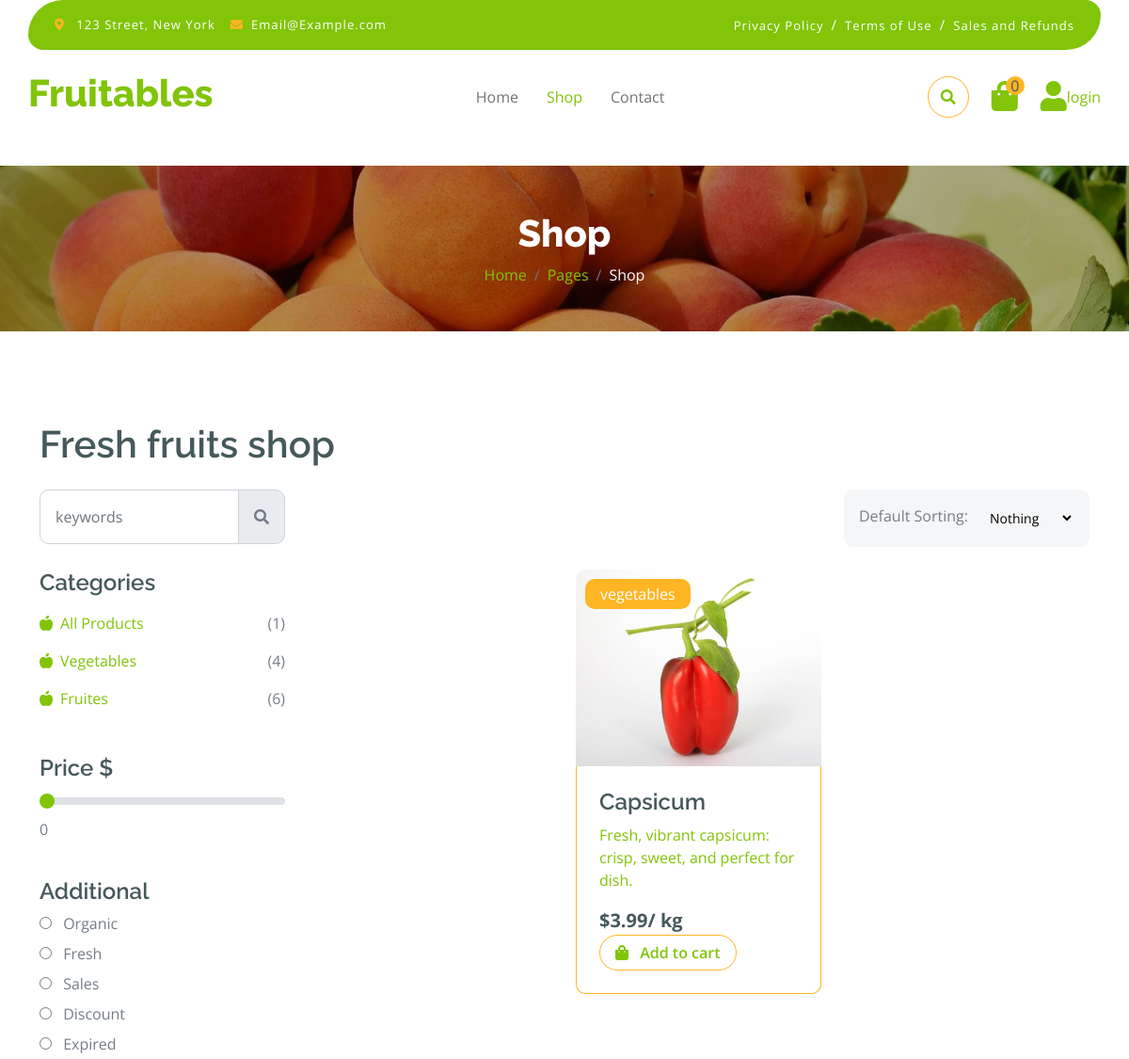
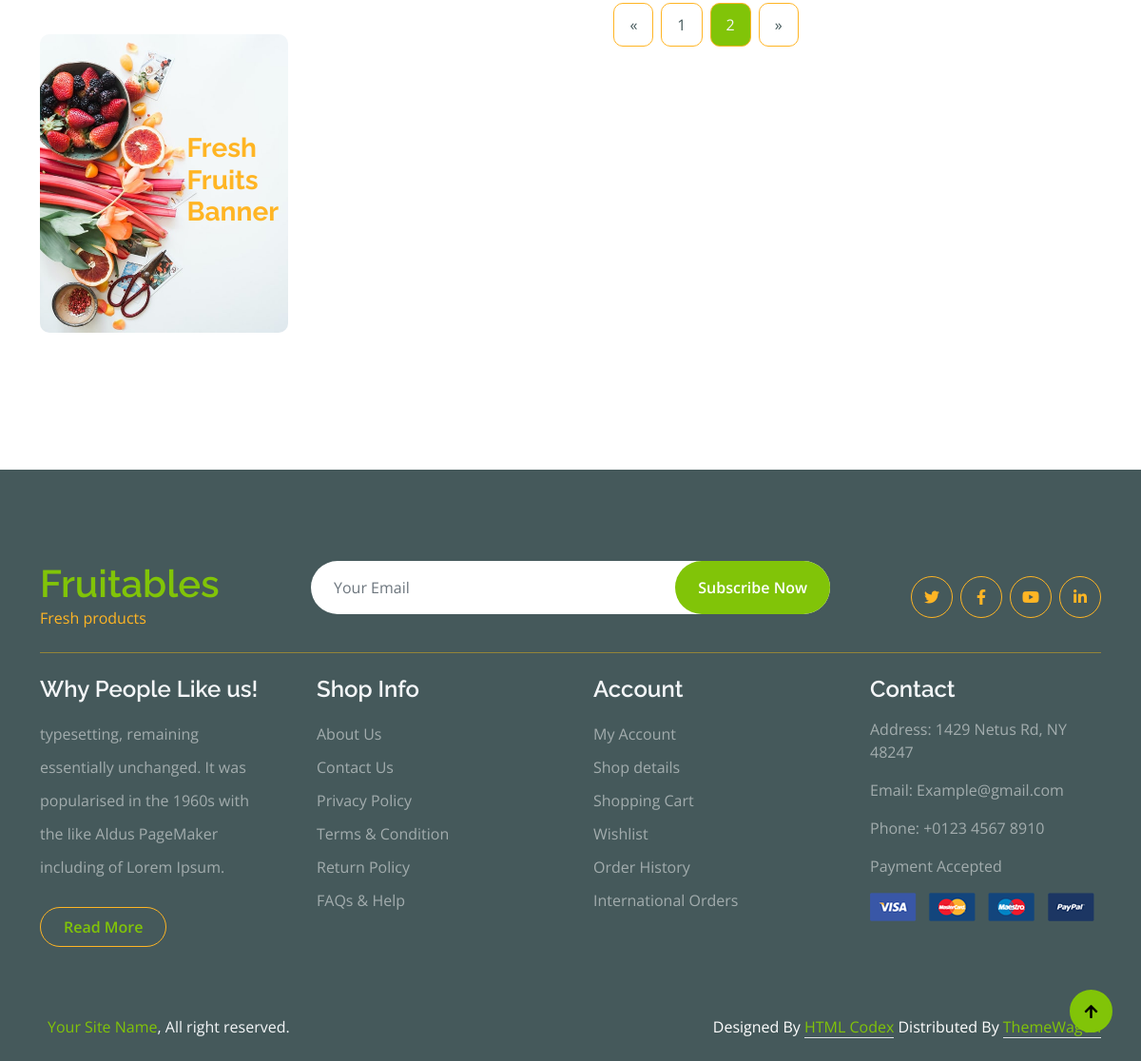
Screenshot of /shop?page=2 with the database file from the repository (2 pictures, top to bottom).
### shop/models.py (models this page shows, shortened)
class Product(models.Model):
    title = models.CharField(max_length=100)
    description = models.CharField(max_length=300)
    price = models.FloatField()
    image = models.ImageField(upload_to='images/')
    card_image = models.ImageField(upload_to='images/', null=True)
    category = models.CharField(choices=choices, default='fruits', max_length=10, null=True)

### shop/views.py (the view, shortened to what this page needs)
# urls.py: path('', include('shop.urls')),
def shop(request):
    context = {}
    prices = ['1', '2', '3', '4', '5', '6','7', '8', '9', '10']
    search_post = request.GET.get('search')
    sort_product = request.GET.get('sort')
    if search_post:
        products = Product.objects.filter(Q(title__icontains=search_post) | Q(description__icontains=search_post))
    else:
        products = Product.objects.all()
    fruite_count = Product.objects.filter(category='fruits').count()
    vegetable_count = Product.objects.filter(category='vegetables').count()
    paginator = Paginator(products, 9)
    page_number = request.GET.get('page')
    page_obj = paginator.get_page(page_number)
    context = {'products': page_obj, 'fruite_count': fruite_count, 'vegetable_count': vegetable_count}
    if request.user.is_authenticated:
        cart,created = Cart.objects.get_or_create(user=request.user)
        cart_items = cartItem.objects.filter(cart=cart).all()
        context['cart_count'] = cart_items.count()
    return render(request, 'shop/shop.html', context=context)

### shop/templates/shop/shop.html (shortened to what this page needs)
{% load static %}
<!DOCTYPE html>
<html lang="en">
{% include 'shop/head.html'%}
   <body>
        {% include 'shop/navbar.html'%}
        <div class="container-fluid page-header py-5">
            <h1 class="text-center text-white display-6">Shop</h1>
            <ol class="breadcrumb justify-content-center mb-0">
                <li class="breadcrumb-item"><a href="#">Home</a></li>
                <li class="breadcrumb-item"><a href="#">Pages</a></li>
                <li class="breadcrumb-item active text-white">Shop</li>
            </ol>
        </div>
        <div class="container-fluid fruite py-5">
            <div class="container py-5">
                <h1 class="mb-4">Fresh fruits shop</h1>
                <div class="row g-4">
                    <div class="col-lg-12">
                        <div class="row g-4">
                            <div class="col-xl-3">
                                <form action="{% url "shop" %}">
                                    <div class="input-group w-100 mx-auto d-flex">
                                        <input name='search' type="search" class="form-control p-3" placeholder="keywords" aria-describedby="search-icon-1">
                                        <button type="submit" id="search-icon-1" class="input-group-text p-3"><i class="fa fa-search"></i></button>
                                    </div>
                                </form>
                           </div>
                            <div class="col-6"></div>
                            <div class="col-xl-3">
                                <div class="bg-light ps-3 py-3 rounded d-flex justify-content-between mb-4">
                                    <label for="fruits">Default Sorting:</label>
                                    <select id="sort-options" name="fruitlist" class="border-0 form-select-sm bg-light me-3" form="fruitform">
                                        <option value="nothing">Nothing</option>
                                    </select>
                                </div>
                            </div>
                        </div>
                        <div class="row g-4">
                            <div class="col-lg-3">
                                <div class="row g-4">
                                    <div class="col-lg-12">
                                        <div class="mb-3">
                                            <h4>Categories</h4>
                                            <ul class="list-unstyled fruite-categorie">
                                                <li>
                                                    <div class="d-flex justify-content-between fruite-name">
                                                        <a href="#"><i class="fas fa-apple-alt me-2"></i>All Products</a>
                                                        <span>({{products|length}})</span>
                                                    </div>
                                                </li>
                                                <li>
                                                    <div class="d-flex justify-content-between fruite-name">
                                                        <a href="#"><i class="fas fa-apple-alt me-2"></i>Vegetables</a>
                                                        <span>({{vegetable_count}})</span>
                                                    </div>
                                                </li>
                                                <li>
                                                    <div class="d-flex justify-content-between fruite-name">
                                                        <a href="#"><i class="fas fa-apple-alt me-2"></i>Fruites</a>
                                                        <span>({{fruite_count}})</span>
                                                    </div>
                                                </li>
                                            </ul>
                                        </div>
                                    </div>
                                    <div class="col-lg-12">
                                        <div class="mb-3">
                                            <h4 class="mb-2">Price $</h4>
                                            <input type="range" class="form-range w-100" id="rangeInput" name="rangeInput" min="0" max="10" value="0" oninput="amount.value=rangeInput.value">
                                            <output id="amount" name="amount" min-value="0" max-value="10" for="rangeInput">0</output>
                                        </div>
                                    </div>
                                    <div class="col-lg-12">
                                        <div class="mb-3">
                                            <h4>Additional</h4>
                                            <div class="mb-2">
                                                <input type="radio" class="me-2" id="Categories-1" name="Categories-1" value="Beverages">
                                                <label for="Categories-1"> Organic</label>
                                            </div>
                                            <div class="mb-2">
                                                <input type="radio" class="me-2" id="Categories-2" name="Categories-1" value="Beverages">
                                                <label for="Categories-2"> Fresh</label>
                                            </div>
                                            <div class="mb-2">
                                                <input type="radio" class="me-2" id="Categories-3" name="Categories-1" value="Beverages">
                                                <label for="Categories-3"> Sales</label>
                                            </div>
                                            <div class="mb-2">
                                                <input type="radio" class="me-2" id="Categories-4" name="Categories-1" value="Beverages">
                                                <label for="Categories-4"> Discount</label>
                                            </div>
                                            <div class="mb-2">
                                                <input type="radio" class="me-2" id="Categories-5" name="Categories-1" value="Beverages">
                                                <label for="Categories-5"> Expired</label>
                                            </div>
                                        </div>
                                    </div>
                                    <div class="col-lg-12">
                                        <div class="position-relative">
                                            <img src="{% static "img/banner-fruits.jpg" %}" class="img-fluid w-100 rounded" alt="">
                                            <div class="position-absolute" style="top: 50%; right: 10px; transform: translateY(-50%);">
                                                <h3 class="text-secondary fw-bold">Fresh <br> Fruits <br> Banner</h3>
                                            </div>
                                        </div>
                                    </div>
                                </div>
                            </div>
                            <div class="col-lg-9">
                                <div id="products-container" class="row g-4 justify-content-center">
                                    {% for product in products %}
                                    <div class="col-md-6 col-lg-6 col-xl-4">
                                        <a href="{% url "product-detail" product.id %}">
                                            <div class="rounded position-relative fruite-item">
                                                <div class="fruite-img">
                                                    <img src="{{ product.image.url }}" class="img-fluid w-100 rounded-top" alt="">
                                                </div>
                                                <div class="text-white bg-secondary px-3 py-1 rounded position-absolute" style="top: 10px; left: 10px;">{{product.category}}</div>
                                                <div class="p-4 border border-secondary border-top-0 rounded-bottom">
                                                    <h4>{{product.title}}</h4>
                                                    <p>{{product.description}}</p>
                                                    <div class="d-flex justify-content-between flex-lg-wrap">
                                                        <p class="text-dark fs-5 fw-bold mb-0">${{product.price}}/ kg</p>
                                                    <button href="#" value="{{product.id}}" class="add-cart btn border border-secondary rounded-pill px-3 text-primary"><i class="fa fa-shopping-bag me-2 text-primary"></i> Add to cart
                                                    </button>
                                                    </div>
                                                </div>
                                            </div>
                                        </a>
                                    </div>
                                    {% endfor %}
                                    <div class="col-12">
                                        <div class="pagination d-flex justify-content-center mt-5">
                                            {% if products.has_previous %}
                                                <a href="?page={{ products.previous_page_number }}" class="rounded">&laquo;</a>
                                            {% else %}
                                                <a href="#" class="rounded disabled">&laquo;</a>
                                            {% endif %}
                                            {% for num in products.paginator.page_range %}
                                                {% if products.number == num %}
                                                    <a href="?page={{ num }}" class="active rounded">{{ num }}</a>
                                                {% else %}
                                                    <a href="?page={{ num }}" class="rounded">{{ num }}</a>
                                                {% endif %}
                                            {% endfor %}
                                            {% if products.has_next %}
                                                <a href="?page={{ products.next_page_number }}" class="rounded">&raquo;</a>
                                            {% else %}
                                                <a href="#" class="rounded disabled">&raquo;</a>
                                            {% endif %}
                                        </div>
                                    </div>
                                </div>
                            </div>
                        </div>
                    </div>
                </div>
            </div>
        </div>
        {% include 'shop/footer.html'%}
    </body>
</html>

### static/css/style.css (style rules this page uses)
::placeholder { color: #bfbfbf; }
.btn { font-weight: 600; transition: .5s; }
.btn.border-secondary { transition: 0.5s; }
.page-header { position: relative; background: linear-gradient(rgba(0, 0, 0, 0.3), rgba(0, 0, 0, 0.3)), url(../img/cart-page-header-img.jpg); background-position: center center; background-repeat: no-repeat; background-size: cover; }
@media (min-width: 992px) { .hero-header, .page-header { margin-top: 152px !important; } }
.fruite .fruite-categorie .fruite-name { line-height: 40px; }
.fruite .fruite-categorie .fruite-name a { transition: 0.5s; }
.fruite .fruite-item { height: 100%; transition: 0.5s; }
.fruite .fruite-item .fruite-img { overflow: hidden; transition: 0.5s; border-radius: 10px 10px 0 0; }
.fruite .fruite-item .fruite-img img { transition: 0.5s; }
.pagination { display: inline-block; }
.pagination a { color: var(--bs-dark); padding: 10px 16px; text-decoration: none; transition: 0.5s; border: 1px solid var(--bs-secondary); margin: 0 4px; }
.pagination a.active { background-color: var(--bs-primary); color: var(--bs-light); border: 1px solid var(--bs-secondary); }

### rows the page displays
Product: image (picture), category "vegetables", title "Capsicum", description "Fresh, vibrant capsicum: crisp, sweet, and perfect for dish.", price "3.99", {{ product.id }} 10 (drawn)

### other values shown
{{ products|length }} "1"
{{ vegetable_count }} "4"
{{ fruite_count }} "6"
{{ num }} "1"
{{ num }} "2"
